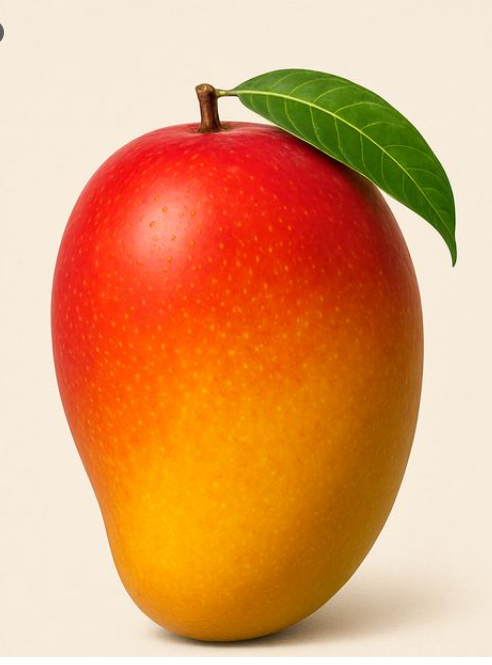
#> input picture lab/image.jpg, 492 x 665 px
$ python 'image processing.py'
#> lines starting #> are read from the running program, lines starting #| are printed output that depends on the picture
import cv2
img = cv2.imread("image.jpg")
#> img is the input picture: shape (665, 492, 3); mean B, G, R 110.8, 159.8, 223.8
gray = cv2.cvtColor(img, cv2.COLOR_BGR2GRAY)
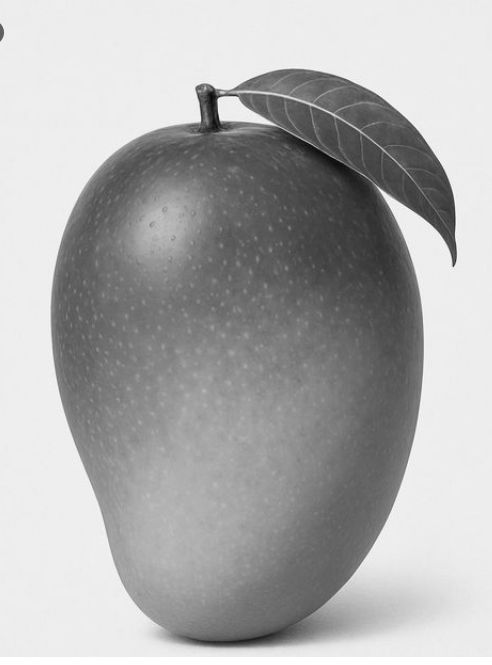
#> gray: shape (665, 492); min 8, max 255, mean 173.4
cv2.imwrite("grayscale_image.jpg", gray)
cv2.imshow("Grayscale Image", gray)
cv2.waitKey(0)
cv2.destroyAllWindows()
